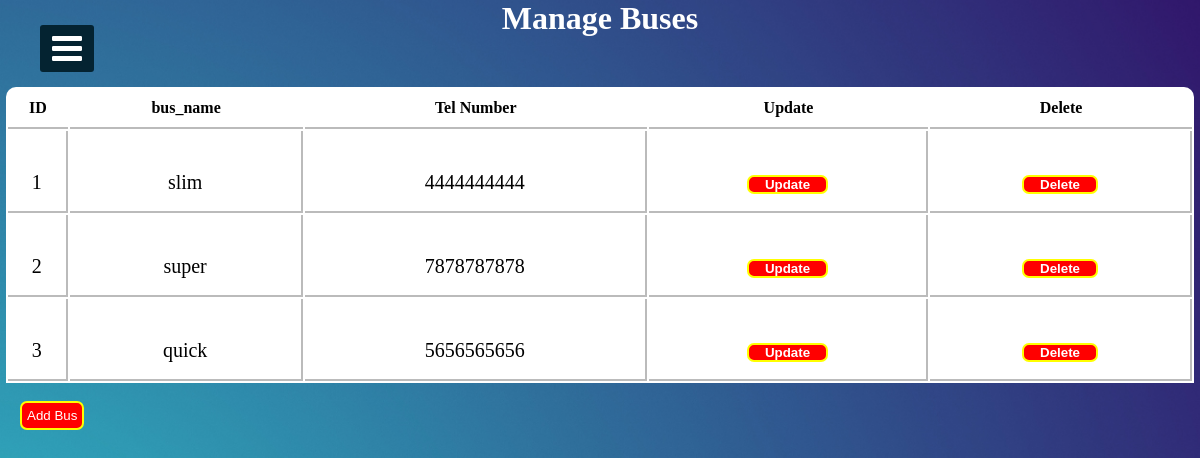
/ManagesBuses.php, run on the app's committed database.
### tables this page shows
CREATE TABLE `bus` (
  `id` int(11) NOT NULL,
  `Bus_Name` varchar(255) NOT NULL,
  `Tel` varchar(20) NOT NULL
);

### ManagesBuses.php (the view, shortened to what this page needs)
<?php
  include("connection.php");
?>
<!DOCTYPE html>
<html>
<head>
  <link rel="stylesheet" href="https://cdnjs.cloudflare.com/ajax/libs/font-awesome/4.7.0/css/font-awesome.min.css">
<link rel="stylesheet" href="cssfile/sidebar.css">
</head>
<body>
  <label for="check">
<i class="fa fa-bars" id="btn"></i>
  </label>
<div class="sidebar2">
		<h1 class="adminTopic">Manage Buses</h1>
<?php
    $sqlget="SELECT * FROM bus";
    $sqldata=mysqli_query($conn,$sqlget) or die('error getting');
    echo "<table>";
    echo "<tr>
      <th>ID</th>
    <th>bus_name</th>
    <th>Tel Number</th>
    <th>Update</th>
    <th>Delete</th>
       </tr>";
       while ($row=mysqli_fetch_array($sqldata,MYSQLI_ASSOC))
       {
        echo "<tr><td>";
        echo $row['id'];
        echo "</td><td>";
        echo $row['Bus_Name'];
        echo "</td><td>";
        echo $row['Tel'];
        echo "</td>";
        ?>
        <td>
        <button style="border:2px solid yellow; border-radius:7px; background-color:red;color:white;">
          <a href="UpdateBus.php?id=<?php echo $row['id'];?>">
          Update
          </a>
        </button>
        </td><td>
        <button style = "border:2px solid yellow; border-radius:7px; background-color:red;color:white;" >
          <a href="deleteBus.php?id=<?php echo $row['id'];?>">
            Delete
        </a>
       </button>
        </td></tr>
<?php
       }
       echo "</table>";
?>
<br>
                       <a href="AddBus.php">     <button class="btnPolicy">Add Bus</button></a>
</div>
</body>
</html>

### cssfile/sidebar.css (style rules this page uses)
* { margin: 0; padding: 0; list-style: none; text-decoration: none; }
label #btn, label #cancle { position: absolute; cursor: pointer; background: #042331; color: #fff; border-radius: 3px; }
label #btn { left: 40px; top: 25px; font-size: 35px; color: #fff; padding: 6px 12px; transition: all 0.5s; }

### ManagesBuses.php (style rules this page uses)
body { background-image: url("image/20.jpg"); background-position: center; background-size: cover; height: 700px; background-repeat: no-repeat; background-attachment: fixed; }
.adminTopic { text-align: center; color: #fff; }
table { width:99%; border-collapse: separate !important; margin:auto; text-align:center; margin-top:50px; background-color: rgb(255, 255, 255); border-radius: 10px 10px 0px 0px; }
table th { border-bottom:2px solid rgb(187, 187, 187); padding:10px 0px 10px 0px; font-family: "balsamiq_sansitalic" !important; }
table tr td { border-right: 2px solid rgb(187, 187, 187); height: 58px; padding: 22px 0px 0px 0px; font-family: "monospace;" !important; border-bottom: 2px solid rgb(187, 187, 187); font-size: 20px; }
table tr td a { color: white; border-radius: 5px; padding: 6px; text-decoration: none; margin: 10px; font-weight: 700; }
button { padding: 5px 5px 5px 5x; }
.btnPolicy { padding: 5px 5px 5px 5px; border: 2px solid yellow; border-radius: 7px; background-color: red; color: white; margin-left: 20px; }

### data on the page
bus: id "1", Bus_Name "slim", Tel "4444444444"
bus: id "2", Bus_Name "super", Tel "7878787878"
bus: id "3", Bus_Name "quick", Tel "5656565656"
